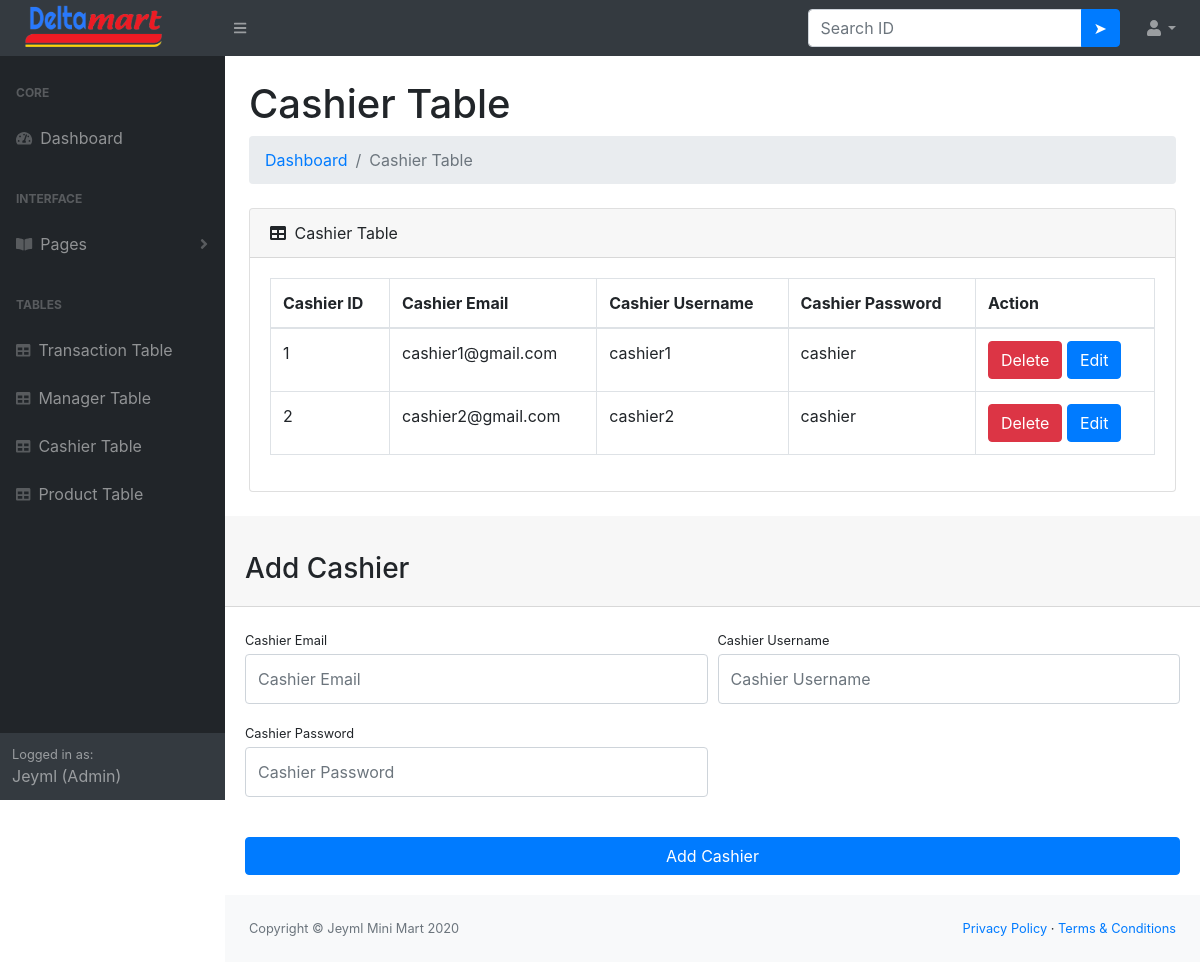
The page /admin/cashierTable.php (signed in) on the database its author committed.
### tables this page shows
CREATE TABLE `cashiertable` (
  `cashierID` int(11) NOT NULL,
  `cashierEmail` varchar(50) NOT NULL,
  `cashierUsername` varchar(50) NOT NULL,
  `cashierPassword` varchar(50) NOT NULL
);

### admin/cashierTable.php (the view, shortened to what this page needs)
<?php
    require_once("dbconnection.php");
    $statement = $connect->prepare('SELECT * FROM cashiertable');
    $statement->execute();
?>
<!DOCTYPE html>
<html lang="en">
    <head>
        <link href="css/styles.css" rel="stylesheet" />
        <link href="https://cdn.datatables.net/1.10.20/css/dataTables.bootstrap4.min.css" rel="stylesheet" />
    </head>
    <body class="sb-nav-fixed">
        <nav class="sb-topnav navbar navbar-expand navbar-dark bg-dark">
            <a class="navbar-brand" href="dashboard.php"><img src="../img/logo.png" height="50px" width="155px"></a>
            <button class="btn btn-link btn-sm order-1 order-lg-0" id="sidebarToggle" href="#"><i class="fas fa-bars"></i></button>
             <form class="d-none d-md-inline-block form-inline ml-auto mr-0 mr-md-3 my-2 my-md-0" method="post" action="cashierSearch.php">
                <div class="input-group">
                    <input class="form-control" type="text" placeholder="Search ID" name="cashierID" aria-label="Search" aria-describedby="basic-addon2" />
                    <div class="input-group-append">
                        <input class="btn btn-primary" type="submit" name="search" value="➤"></input>
                    </div>
                </div>
            </form>
            <ul class="navbar-nav ml-auto ml-md-0">
                <li class="nav-item dropdown">
                    <a class="nav-link dropdown-toggle" id="userDropdown" href="#" role="button" data-toggle="dropdown" aria-haspopup="true" aria-expanded="false"><i class="fas fa-user fa-fw"></i></a>
                </li>
            </ul>
        </nav>
        <div id="layoutSidenav">
            <div id="layoutSidenav_nav">
                <nav class="sb-sidenav accordion sb-sidenav-dark" id="sidenavAccordion">
                    <div class="sb-sidenav-menu">
                        <div class="nav">
                            <div class="sb-sidenav-menu-heading">Core</div>
                            <a class="nav-link" href="dashboard.php">
                                <div class="sb-nav-link-icon"><i class="fas fa-tachometer-alt"></i></div>
                                Dashboard
                            </a>
                            <div class="sb-sidenav-menu-heading">Interface</div>
                            <a class="nav-link collapsed" href="#" data-toggle="collapse" data-target="#collapsePages" aria-expanded="false" aria-controls="collapsePages">
                                <div class="sb-nav-link-icon"><i class="fas fa-book-open"></i></div>
                                Pages
                                <div class="sb-sidenav-collapse-arrow"><i class="fas fa-angle-down"></i></div>
                            </a>
                            <div class="sb-sidenav-menu-heading">Tables</div>
                           <a class="nav-link" href="transactionTable.php">
                                <div class="sb-nav-link-icon"><i class="fas fa-table"></i></div>
                                Transaction Table
                            </a>
                            <a class="nav-link" href="managerTable.php">
                                <div class="sb-nav-link-icon"><i class="fas fa-table"></i></div>
                                Manager Table
                            </a>
                            <a class="nav-link" href="#">
                                <div class="sb-nav-link-icon"><i class="fas fa-table"></i></div>
                                Cashier Table
                            </a>
                            <a class="nav-link" href="productTable.php">
                                <div class="sb-nav-link-icon"><i class="fas fa-table"></i></div>
                                Product Table
                            </a>
                        </div>
                    </div>
                    <div class="sb-sidenav-footer">
                        <div class="small">Logged in as:</div>
                        <?php echo $_SESSION["username"]; ?> (Admin)
                    </div>
                </nav>
            </div>
            <div id="layoutSidenav_content">
                <main>
                    <div class="container-fluid">
                        <h1 class="mt-4">Cashier Table</h1>
                        <ol class="breadcrumb mb-4">
                            <li class="breadcrumb-item"><a href="dashboard.php">Dashboard</a></li>
                            <li class="breadcrumb-item active">Cashier Table</li>
                        </ol>
                        <div class="card mb-4">
                            <div class="card-header">
                                <i class="fas fa-table mr-1"></i>
                                Cashier Table
                            </div>
                            <div class="card-body">
                                <div class="table-responsive">
                                    <table class="table table-bordered" id="dataTable" width="100%" cellspacing="0">
                                        <thead>
                                            <tr>
                                                <th>Cashier ID</th>
                                                <th>Cashier Email</th>
                                                <th>Cashier Username</th>
                                                <th>Cashier Password</th>
                                                <th>Action</th>
                                            </tr>
                                        </thead>
                                        <tbody>
                                            <?php while ($cashiertable=$statement->fetch(PDO::FETCH_OBJ)){?>
                                            <tr>
                                                <td><?php echo $cashiertable->cashierID; ?></td>
                                                <td><?php echo $cashiertable->cashierEmail; ?></td>
                                                <td><?php echo $cashiertable->cashierUsername; ?></td>
                                                <td><?php echo $cashiertable->cashierPassword; ?></td>
                                                <td>
                                                    <a onclick="return confirm('Are you sure you want to delete this ID?')" class="btn btn-danger" href="cashierDelete.php?cashierID=<?php echo $cashiertable->cashierID ?>">Delete</a>
                                                    <a class="btn btn-primary" href="cashierEdit.php?cashierID=<?php echo $cashiertable->cashierID ?>">Edit</a>
                                                </td>
                                            </tr>
                                            <?php }?>
                                        </tbody>
                                    </table>
                                </div>
                            </div>
                        </div>
                    </div>
                    <div class="card-header"><h3 class="mt-4">Add Cashier</h3></div>
                    <div class="card-body">
                        <form  name="transaction_form" method="post" autocomplete="off">
                            <div class="form-row">
                                <div class="col-md-6">
                                    <div class="form-group">
                                        <label class="small mb-1" for="cashierEmail">Cashier Email</label>
                                        <input class="form-control py-4" type="email" name="cashierEmail" placeholder="Cashier Email" required/>
                                    </div>
                                </div>
                                <div class="col-md-6">
                                    <div class="form-group">
                                        <label class="small mb-1" for="cashierUsername">Cashier Username</label>
                                        <input class="form-control py-4" type="text" name="cashierUsername" placeholder="Cashier Username" required/>
                                    </div>
                                </div>
                                <div class="col-md-6">
                                    <div class="form-group">
                                        <label class="small mb-1" for="cashierPassword">Cashier Password</label>
                                        <input class="form-control py-4" type="text" name="cashierPassword" placeholder="Cashier Password" required/>
                                    </div>
                                </div>
                            </div>
                            <div class="form-group mt-4 mb-0">
                                <input type="submit" name="addcashier" class="btn btn-primary btn-block" value="Add Cashier"/>
                            </div>
                        </form>
                    </div>
                </main>
                <footer class="py-4 bg-light mt-auto">
                    <div class="container-fluid">
                        <div class="d-flex align-items-center justify-content-between small">
                            <div class="text-muted">Copyright &copy; Jeyml Mini Mart 2020</div>
                            <div>
                                <a href="#">Privacy Policy</a>
                                &middot;
                                <a href="#">Terms &amp; Conditions</a>
                            </div>
                        </div>
                    </div>
                </footer>
            </div>
        </div>
    </body>
</html>

### rows shown on the page
cashiertable: cashierID "1", cashierEmail "cashier1@gmail.com", cashierUsername "cashier1", cashierPassword "cashier"
cashiertable: cashierID "2", cashierEmail "cashier2@gmail.com", cashierUsername "cashier2", cashierPassword "cashier"

### other values the page prints
$_SESSION["username"] "Jeyml"
